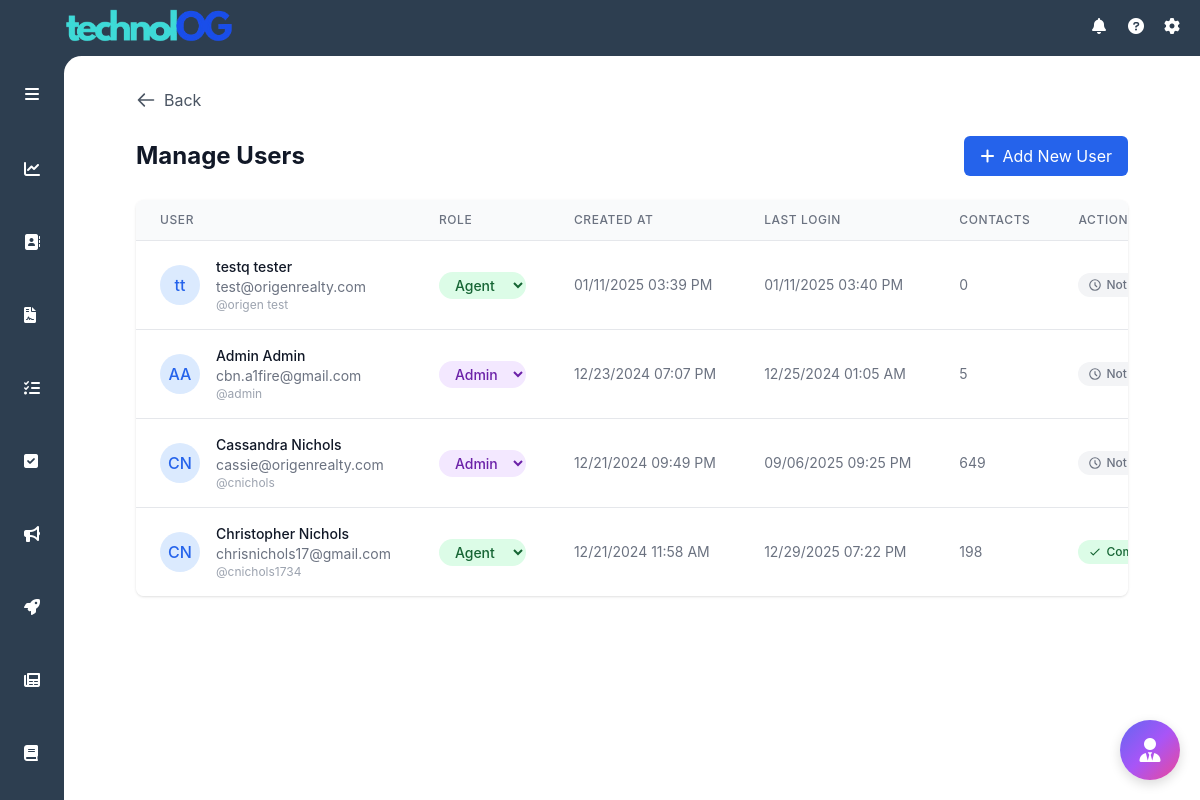
The app's page /manage-users (signed in) with its own data.
### models.py (models this page shows, shortened)
class User(UserMixin, db.Model):
    id = db.Column(db.Integer, primary_key=True)
    username = db.Column(db.String(80), unique=True, nullable=False)
    email = db.Column(db.String(120), unique=True, nullable=False)
    password_hash = db.Column(db.String(128))
    first_name = db.Column(db.String(80), nullable=False)
    last_name = db.Column(db.String(80), nullable=False)
    role = db.Column(db.String(20), nullable=False, default='agent')
    created_at = db.Column(db.DateTime, nullable=False, default=datetime.utcnow)
    last_login = db.Column(db.DateTime)
    phone = db.Column(db.String(20))
    license_number = db.Column(db.String(16))
    licensed_supervisor = db.Column(db.String(120))

### routes/auth.py (the view)
@auth_bp.route('/manage-users')
@login_required
@admin_required
def manage_users():
    users = User.query.order_by(User.created_at.desc()).all()
    action_plan_status = {}
    for user in users:
        plan = ActionPlan.get_for_user(user.id)
        action_plan_status[user.id] = plan is not None and plan.ai_generated_plan is not None
    return render_template('manage_users.html', users=users, format_datetime=format_datetime_cst, action_plan_status=action_plan_status)

### models.py (called while the page is built)
    @classmethod
    def get_for_user(cls, user_id):
        return cls.query.filter_by(user_id=user_id).first()

### routes/auth.py (called while the page is built)
def format_datetime_cst(utc_dt):
    if not utc_dt:
        return 'Never'
    central = pytz.timezone('America/Chicago')
    if utc_dt.tzinfo is None:
        utc_dt = pytz.utc.localize(utc_dt)
    central_dt = utc_dt.astimezone(central)
    return central_dt.strftime('%m/%d/%Y %I:%M %p')

def admin_required(f):
    @wraps(f)
    def decorated_function(*args, **kwargs):
        if not current_user.is_authenticated or current_user.role != 'admin':
            flash('You do not have permission to access this page.', 'error')
            return redirect(url_for('main.index'))
        return f(*args, **kwargs)
    return decorated_function

@auth_bp.before_request
def update_last_login():
    if current_user.is_authenticated:
        current_user.last_login = datetime.utcnow()
        try:
            db.session.commit()
        except:
            db.session.rollback()

### templates/manage_users.html (shortened to what this page needs)
{% extends "base.html" %}
{% block content %}
<div class="container mx-auto px-4 py-8">
    <div class="max-w-6xl mx-auto">
        <button onclick="history.back()" class="flex items-center text-gray-600 hover:text-gray-800 mb-6">
            <svg class="w-5 h-5 mr-2" fill="none" stroke="currentColor" viewBox="0 0 24 24">
                <path stroke-linecap="round" stroke-linejoin="round" stroke-width="2" d="M10 19l-7-7m0 0l7-7m-7 7h18"/>
            </svg>
            Back
        </button>
        <div class="flex flex-col sm:flex-row sm:justify-between sm:items-center gap-4 mb-6">
            <h1 class="text-2xl font-bold text-gray-900">Manage Users</h1>
            <a href="{{ url_for('auth.register') }}" class="bg-blue-600 text-white px-4 py-2 rounded-md hover:bg-blue-700 text-center sm:text-left">
                <i class="fas fa-plus mr-2"></i>Add New User
            </a>
        </div>
        <div class="hidden md:block bg-white rounded-lg shadow overflow-hidden">
            <table class="min-w-full divide-y divide-gray-200">
                <thead class="bg-gray-50">
                    <tr>
                        <th class="px-6 py-3 text-left text-xs font-medium text-gray-500 uppercase tracking-wider">
                            User
                        </th>
                        <th class="px-6 py-3 text-left text-xs font-medium text-gray-500 uppercase tracking-wider">
                            Role
                        </th>
                        <th class="px-6 py-3 text-left text-xs font-medium text-gray-500 uppercase tracking-wider">
                            Created At
                        </th>
                        <th class="px-6 py-3 text-left text-xs font-medium text-gray-500 uppercase tracking-wider">
                            Last Login
                        </th>
                        <th class="px-6 py-3 text-left text-xs font-medium text-gray-500 uppercase tracking-wider">
                            Contacts
                        </th>
                        <th class="px-6 py-3 text-left text-xs font-medium text-gray-500 uppercase tracking-wider">
                            Action Plan
                        </th>
                    </tr>
                </thead>
                <tbody class="bg-white divide-y divide-gray-200">
                    {% for user in users %}
                    <tr class="hover:bg-gray-50">
                        <td class="px-6 py-4 whitespace-nowrap">
                            <div class="flex items-center">
                                <div class="flex-shrink-0 h-10 w-10 rounded-full bg-blue-100 flex items-center justify-center">
                                    <span class="text-blue-600 font-medium">{{ user.first_name[0] }}{{ user.last_name[0] }}</span>
                                </div>
                                <div class="ml-4">
                                    <div class="text-sm font-medium text-gray-900">
                                        {{ user.first_name }} {{ user.last_name }}
                                    </div>
                                    <div class="text-sm text-gray-500">
                                        {{ user.email }}
                                    </div>
                                    <div class="text-xs text-gray-400">
                                        @{{ user.username }}
                                    </div>
                                </div>
                            </div>
                        </td>
                        <td class="px-6 py-4 whitespace-nowrap">
                            <form method="POST" action="{{ url_for('auth.update_user_role', user_id=user.id) }}" class="inline-flex">
                                <select name="role"
                                        onchange="this.form.submit()"
                                        class="text-sm rounded-full px-3 py-1 font-medium
                                        {% if user.role == 'admin' %}
                                            bg-purple-100 text-purple-800
                                        {% else %}
                                            bg-green-100 text-green-800
                                        {% endif %}
                                        border-0 cursor-pointer hover:bg-opacity-75">
                                    <option value="agent" {% if user.role == 'agent' %}selected{% endif %}>Agent</option>
                                    <option value="admin" {% if user.role == 'admin' %}selected{% endif %}>Admin</option>
                                </select>
                            </form>
                        </td>
                        <td class="px-6 py-4 whitespace-nowrap text-sm text-gray-500">
                            {{ format_datetime(user.created_at) }}
                        </td>
                        <td class="px-6 py-4 whitespace-nowrap text-sm text-gray-500">
                            {{ format_datetime(user.last_login) }}
                        </td>
                        <td class="px-6 py-4 whitespace-nowrap text-sm text-gray-500">
                            {{ user.contacts|length }}
                        </td>
                        <td class="px-6 py-4 whitespace-nowrap text-sm">
                            {% if action_plan_status.get(user.id) %}
                            <a href="{{ url_for('auth.view_user_action_plan', user_id=user.id) }}"
                               class="inline-flex items-center px-2.5 py-1 rounded-full text-xs font-medium bg-green-100 text-green-800 hover:bg-green-200 transition-colors">
                                <svg class="w-3.5 h-3.5 mr-1" fill="none" stroke="currentColor" viewBox="0 0 24 24">
                                    <path stroke-linecap="round" stroke-linejoin="round" stroke-width="2" d="M5 13l4 4L19 7"/>
                                </svg>
                                Completed
                            </a>
                            {% else %}
                            <span class="inline-flex items-center px-2.5 py-1 rounded-full text-xs font-medium bg-gray-100 text-gray-500">
                                <svg class="w-3.5 h-3.5 mr-1" fill="none" stroke="currentColor" viewBox="0 0 24 24">
                                    <path stroke-linecap="round" stroke-linejoin="round" stroke-width="2" d="M12 8v4l3 3m6-3a9 9 0 11-18 0 9 9 0 0118 0z"/>
                                </svg>
                                Not Started
                            </span>
                            {% endif %}
                        </td>
                    </tr>
                    {% endfor %}
                </tbody>
            </table>
        </div>
    </div>
</div>
{% endblock %}

### templates/base.html (shortened to what this page needs)
<!DOCTYPE html>
<html lang="en" data-theme="light">
<head>
    <script src="https://cdn.tailwindcss.com"></script>
    <link href="https://cdn.jsdelivr.net/npm/daisyui@4.7.2/dist/full.min.css" rel="stylesheet" type="text/css" />
    <link rel="stylesheet" href="https://cdnjs.cloudflare.com/ajax/libs/font-awesome/6.0.0/css/all.min.css">
    <link rel="stylesheet" href="{{ url_for('static', filename='css/ai_chat.css') }}">
</head>
<body class="h-screen flex flex-col bg-[#2d3e50]">
<header class="text-white h-14 items-center justify-between hidden md:flex">
    <div class="pl-4">
        <img src="{{ url_for('static', filename='images/logo_ogblueandblue.png') }}" alt="Origen Connect" class="block h-24 w-auto object-contain mt-2.5" />
    </div>
    <div class="flex items-center space-x-4 pr-4 relative">
        {% if current_user.is_authenticated %}
            <i class="fas fa-bell h-5 w-5"></i>
            <i class="fas fa-question-circle h-5 w-5"></i>
            <i class="fas fa-cog h-5 w-5"></i>
        {% else %}
            <a href="{{ url_for('auth.login') }}" class="text-white hover:text-gray-200">
                <i class="fas fa-sign-in-alt h-5 w-5"></i>
            </a>
        {% endif %}
    </div>
</header>
<div class="flex flex-1 overflow-hidden relative">
    <aside id="sidebar" class="w-16 transition-all duration-300 ease-in-out flex-col items-center py-4 z-10 hidden md:flex">
        <div class="w-full flex justify-center mb-8">
            <button id="sidebarToggle" class="p-2.5 rounded-lg hover:bg-[#3d4d63] text-white">
                <i class="fas fa-bars"></i>
            </button>
        </div>
        <div class="relative group mb-8 w-full px-3">
            <a href="{{ url_for('main.dashboard') }}" class="sidebar-link flex items-center p-2.5 rounded-lg hover:bg-[#3d4d63] {% if request.endpoint == 'main.dashboard' %}text-orange-500{% else %}text-white{% endif %}">
                <div class="w-full flex items-center">
                    <div class="flex justify-center w-[24px]">
                        <i class="fas fa-chart-line"></i>
                    </div>
                </div>
            </a>
        </div>
        <div class="relative group mb-8 w-full px-3">
            <a href="{{ url_for('main.index') }}" class="sidebar-link flex items-center p-2.5 rounded-lg hover:bg-[#3d4d63] {% if request.endpoint == 'main.index' %}text-orange-500{% else %}text-white{% endif %}">
                <div class="w-full flex items-center">
                    <div class="flex justify-center w-[24px]">
                        <i class="fas fa-address-book"></i>
                    </div>
                </div>
            </a>
        </div>
        {% if current_user.is_authenticated and current_user.role == 'admin' %}
        <div class="relative group mb-8 w-full px-3">
            <a href="{{ url_for('transactions.list_transactions') }}" class="sidebar-link flex items-center p-2.5 rounded-lg hover:bg-[#3d4d63] {% if request.endpoint and request.endpoint.startswith('transactions.') %}text-orange-500{% else %}text-white{% endif %}">
                <div class="w-full flex items-center">
                    <div class="flex justify-center w-[24px]">
                        <i class="fas fa-file-contract"></i>
                    </div>
                </div>
            </a>
        </div>
        {% endif %}
        <div class="relative group mb-8 w-full px-3">
            <a href="{{ url_for('tasks.tasks') }}" class="sidebar-link flex items-center p-2.5 rounded-lg hover:bg-[#3d4d63] {% if request.endpoint == 'tasks.tasks' %}text-orange-500{% else %}text-white{% endif %}">
                <div class="w-full flex items-center">
                    <div class="flex justify-center w-[24px]">
                        <i class="fas fa-tasks"></i>
                    </div>
                </div>
            </a>
        </div>
        <div class="relative group mb-8 w-full px-3">
            <a href="{{ url_for('user_todo.user_todo') }}" class="sidebar-link flex items-center p-2.5 rounded-lg hover:bg-[#3d4d63] {% if request.endpoint == 'user_todo.user_todo' %}text-orange-500{% else %}text-white{% endif %}">
                <div class="w-full flex items-center">
                    <div class="flex justify-center w-[24px]">
                        <i class="fas fa-check-square"></i>
                    </div>
                </div>
            </a>
        </div>
        <div class="relative group mb-8 w-full px-3">
            <a href="{{ url_for('main.marketing') }}" class="sidebar-link flex items-center p-2.5 rounded-lg hover:bg-[#3d4d63] {% if request.endpoint == 'main.marketing' %}text-orange-500{% else %}text-white{% endif %}">
                <div class="w-full flex items-center">
                    <div class="flex justify-center w-[24px]">
                        <i class="fas fa-bullhorn"></i>
                    </div>
                </div>
            </a>
        </div>
        <div class="relative group mb-8 w-full px-3">
            <a href="{{ url_for('action_plan.action_plan') }}" class="sidebar-link flex items-center p-2.5 rounded-lg hover:bg-[#3d4d63] {% if request.endpoint == 'action_plan.action_plan' %}text-orange-500{% else %}text-white{% endif %}">
                <div class="w-full flex items-center">
                    <div class="flex justify-center w-[24px]">
                        <i class="fas fa-rocket"></i>
                    </div>
                </div>
            </a>
        </div>
        <div class="relative group mb-8 w-full px-3">
            <a href="{{ url_for('company_updates.list_updates') }}" class="sidebar-link flex items-center p-2.5 rounded-lg hover:bg-[#3d4d63] {% if request.endpoint and request.endpoint.startswith('company_updates.') %}text-orange-500{% else %}text-white{% endif %}">
                <div class="w-full flex items-center">
                    <div class="flex justify-center w-[24px]">
                        <i class="fas fa-newspaper"></i>
                    </div>
                </div>
            </a>
        </div>
        <div class="relative group mb-8 w-full px-3" id="agentResourcesAccordion">
            <button
                id="agentResourcesBtn"
                type="button"
                class="sidebar-link flex items-center w-full p-2.5 rounded-lg hover:bg-[#3d4d63] text-white"
                aria-controls="agentResourcesPanel"
                aria-expanded="false"
            >
                <div class="w-full flex items-center relative pr-6">
                    <div class="flex justify-center w-[24px]">
                        <i class="fas fa-book"></i>
                    </div>
                </div>
            </button>
        </div>
    </aside>
    <main class="flex-1 overflow-auto bg-white md:absolute inset-0 md:ml-16 md:rounded-tl-[1.1rem] transition-all duration-300" id="mainContent">
        <div class="content-wrapper">
            {% block content %}{% endblock %}
        </div>
    </main>
</div>
</body>
</html>

### templates/base.html (style rules this page uses)
body { font-family: -apple-system, "SF Pro Display", "Helvetica Neue", Helvetica, Arial, sans-serif; }
:root { --sidebar-width: 4rem; --sidebar-expanded-width: 11rem; }
#sidebar .sidebar-link { padding: 0.625rem 0.75rem; }

### records on screen
User: first_name "t", last_name "t", first_name "testq", last_name "tester", email "test@origenrealty.com", username "origen test", role "Agent", created_at "01/11/2025 03:39 PM", last_login "01/11/2025 03:40 PM", contacts|length "0", shows "Not…"
User: first_name "A", last_name "A", first_name "Admin", last_name "Admin", email "cbn.a1fire@gmail.com", username "admin", role "Admin", created_at "12/23/2024 07:07 PM", last_login "12/25/2024 01:05 AM", contacts|length "5", shows "Not…"
User: first_name "C", last_name "N", first_name "Cassandra", last_name "Nichols", email "cassie@origenrealty.com", username "cnichols", role "Admin", created_at "12/21/2024 09:49 PM", last_login "09/06/2025 09:25 PM", contacts|length "649", shows "Not…"
User: first_name "C", last_name "N", first_name "Christopher", last_name "Nichols", email "chrisnichols17@gmail.com", username "cnichols1734", role "Agent", created_at "12/21/2024 11:58 AM", last_login "12/29/2025 07:22 PM", contacts|length "198"
